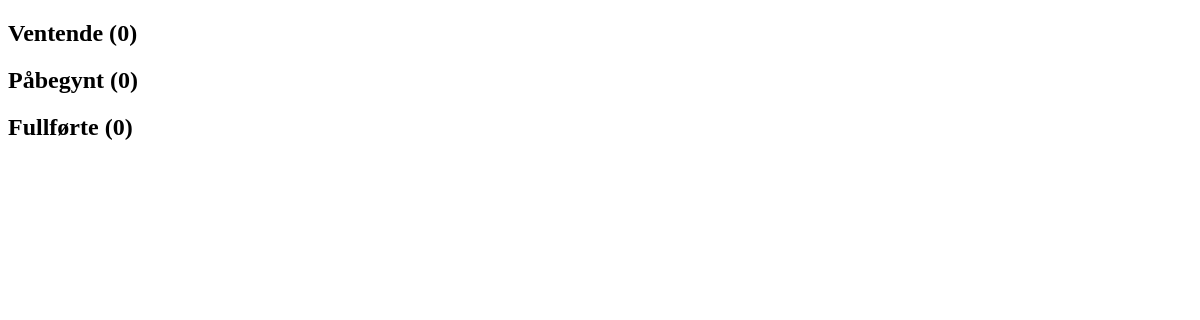
Page /admin/index.php on the earlier database version.
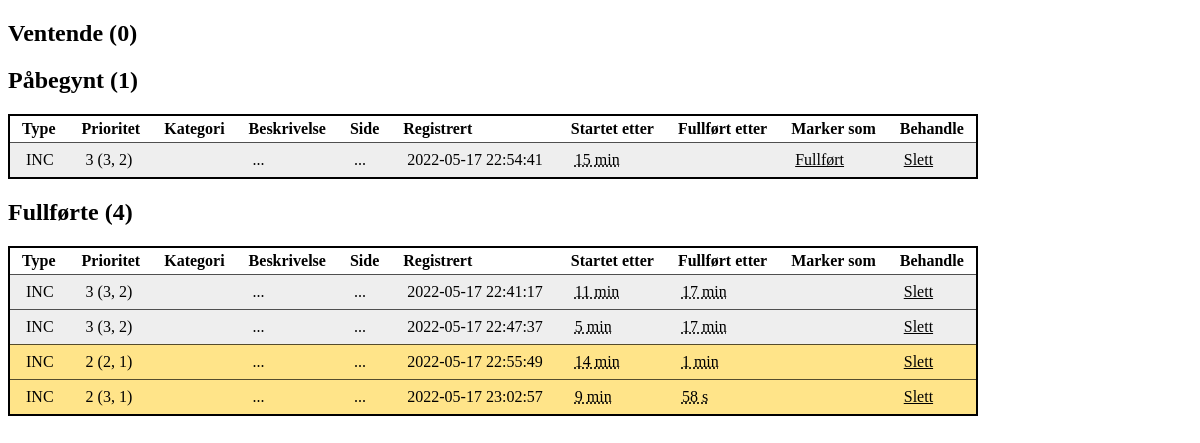
Same page on the later database version.
### tables this page shows
CREATE TABLE `tickets` (
  `id` int(11) NOT NULL,
  `type` varchar(3) NOT NULL,
  `impact` int(1) NOT NULL,
  `urgency` int(1) NOT NULL,
  `description` text NOT NULL,
  `category` text NOT NULL,
  `page` text NOT NULL,
  `status` int(1) NOT NULL DEFAULT 0,
  `registered` datetime NOT NULL,
  `started` datetime DEFAULT NULL,
  `finished` datetime DEFAULT NULL,
  `email` text NOT NULL
);

### admin/index.php (the view, shortened to what this page needs)
<?php
function getApproximateTime($a, $b)
{
    $ts = $b->diff($a);
    if ($ts->format("%y") != 0) return $ts->format("%y år");
    else if ($ts->format("%m") != 0) return $ts->format("%m mnd");
    else if ($ts->format("%d") != 0) return $ts->format("%d dgr");
    else if ($ts->format("%h") != 0) return $ts->format("%h t");
    else if ($ts->format("%i") != 0) return $ts->format("%i min");
    else if ($ts->format("%s") != 0) return $ts->format("%s s");
    else return "0 sekunder";
}
function display_table($conn, $condition)
{
    if ($condition != "") $sql = "SELECT * FROM `tickets` WHERE $condition";
    else $sql = "SELECT * FROM `tickets`";
    $result = $conn->query($sql);
    $markup = "";
    if ($result->num_rows > 0) {
        $markup = '
            <table>
                <tr>
                    <th>Type</th>
                    <th>Prioritet</th>
                    <th>Kategori</th>
                    <th>Beskrivelse</th>
                    <th>Side</th>
                    <th>Registrert</th>
                    <th>Startet etter</th>
                    <th>Fullført etter</th>
                    <th>Marker som</th>
                    <th>Behandle</th>
                </tr>';
        while ($row = $result->fetch_assoc()) {
            $priority = round(($row["impact"] + $row["urgency"]) / 2, 0);
            $registered = new DateTime($row["registered"]);
            if ($row["started"] != null) {
                $started = new DateTime($row["started"]);
                $responseTime = '<abbr title="' . $row["started"] . '">' . getApproximateTime($registered, $started) . '</abbr>';
            }
            if ($row["finished"] != null) {
                $finished = new DateTime($row["finished"]);
                $timeSpent = '<abbr title="' . $row["finished"] . '">' . getApproximateTime($started, $finished) . '</abbr>';
            }
            $manageAction = [];
            if ($row["status"] == 0) $manageAction = [0, "Påbegynt"];
            else if ($row["status"] == 1) $manageAction = [1, "Fullført"];
            $markup .= '
                <tr class="pri-' . $priority . '">
                    <td>' . $row["type"] . '</td>
                    <td>' . $priority . ' (' . $row["impact"] . ', ' . $row["urgency"] . ')</td>
                    <td>' . base64_decode($row["category"]) . '</td>
                    <td>' . substr(base64_decode($row["description"]), 0, 36) . '...</td>
                    <td>' . substr(str_replace("https://", "", base64_decode($row["page"])), 0, 32) . '...</td>
                    <td>' . $row["registered"] . '</td>
                    <td>' . $responseTime . '</td>
                    <td>' . $timeSpent . '</td>';
            if ($manageAction != "") $markup .= '<td><a href="../api/manage.php?action=' . $manageAction[0] . '&id=' . $row["id"] . '">' . $manageAction[1] . '</a></td>';
            $markup .= '<td><a href="../api/manage.php?action=2&id=' . $row["id"] . '">Slett</a></td>
                </tr>';
        }
        $markup .= "</table>";
    }
    return [$markup, $result->num_rows];
}
require("../api/connect.php");
$result_waiting = display_table($connection, "`status` = 0");
$result_started = display_table($connection, "`status` = 1");
$result_finished = display_table($connection, "`status` = 2");
?>
<!DOCTYPE html>
<html lang="en">
<head>
</head>
<body>
    <h2>Ventende (<?= $result_waiting[1] ?>)</h2>
    <h2>Påbegynt (<?= $result_started[1] ?>)</h2>
    <?= $result_started[0] ?>
    <h2>Fullførte (<?= $result_finished[1] ?>)</h2>
    <?= $result_finished[0] ?>
</body>
</html>

### admin/index.php (style rules this page uses)
a { color: inherit; }
table { border: 2px solid #000; border-collapse: collapse; }
tr:not(:last-child) { border-bottom: 1px solid #000a; }
td, th { padding: 0.25rem 0.75rem; text-align: start; }
td { padding: 0.5rem 1rem; word-wrap: break-word; }
tr.pri-2 { background-color: #fc28; }
tr.pri-3 { background-color: #0001; }

Differences in the rows shown:
added tickets: status "1", type "INC", impact "3", urgency "2", registered "2022-05-17 22:54:41", getApproximateTime($registered, $started) "15 min", manageAction "Fullført"
added tickets: type "INC", impact "3", urgency "2", registered "2022-05-17 22:41:17", getApproximateTime($registered, $started) "11 min", getApproximateTime($started, $finished) "17 min"
added tickets: type "INC", impact "3", urgency "2", registered "2022-05-17 22:47:37", getApproximateTime($registered, $started) "5 min", getApproximateTime($started, $finished) "17 min"
added tickets: type "INC", impact "2", urgency "1", registered "2022-05-17 22:55:49", getApproximateTime($registered, $started) "14 min", getApproximateTime($started, $finished) "1 min"
added tickets: type "INC", priority "2", impact "3", urgency "1", registered "2022-05-17 23:02:57", getApproximateTime($registered, $started) "9 min", getApproximateTime($started, $finished) "58 s"
Other differences:
$result_finished[1]: "0" → "4"
$result_started[1]: "0" → (not shown)
text now shown: "Type Type Prioritet Prioritet Kategori Kategori Beskrivelse Beskrivelse Side Side Registrert Registrert Startet etter Startet etter Fullført etter Fullført etter Marker som Marker som Behandle Behandle"
